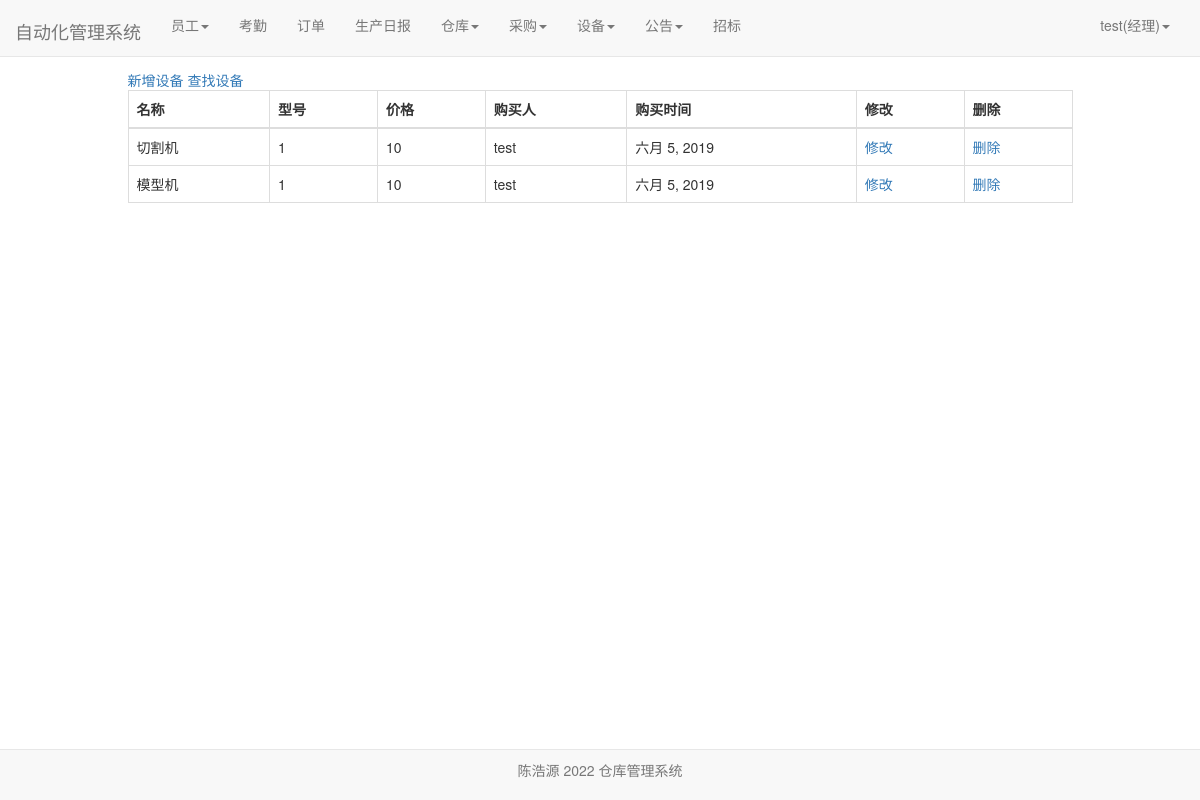
Page /facility/facility_document/ (signed in) on the committed database.
### user/models.py (models this page shows)
class Profile(models.Model):
    user = models.OneToOneField(User, on_delete=models.CASCADE)
    staff_gender = models.CharField(max_length=10, choices=(('male', '男'), ('female', '女')), default='male',
                                    verbose_name='性别')
    staff_age = models.PositiveIntegerField(verbose_name="年龄")
    staff_home = models.CharField(max_length=100, verbose_name="籍贯")
    staff_nationality = models.CharField(max_length=20, verbose_name="民族")  # 民族
    staff_tel = models.BigIntegerField(verbose_name="电话")
    start_time = models.DateField(auto_now_add=True, verbose_name="入职时间")  # 入职时间
    id_card = models.CharField(max_length=20,verbose_name="身份证")  # 身份证号
    staff_type = models.CharField(max_length=100,verbose_name="职位", null=True)  # 职位
    salary_pre_hour = models.IntegerField(verbose_name="时薪")  # 时薪
    class Meta:
        ordering = ['-start_time']

### facility/models.py (models this page shows, shortened)
class Facility(models.Model):#设备
    version = models.CharField(max_length=100, verbose_name="型号")
    facility_name = models.CharField(max_length=100, verbose_name="名称")
    price = models.BigIntegerField(verbose_name="价格")
    buyer = models.ForeignKey(User, on_delete=models.DO_NOTHING, verbose_name="购买人")
    buy_time = models.DateField(auto_now_add=True, verbose_name="购买时间")

### facility/views.py (the view)
# urls.py: path('facility_document/', views.facility_document, name='facility_document'),
def facility_document(request):
    facilities = Facility.objects.all()
    context= {}
    context['facilities'] = facilities
    return render(request, 'facility_document.html', context)

### user/models.py (called while the page is built)
def get_staff_type(self):
    if Profile.objects.filter(user=self).exists():
        profile = Profile.objects.get(user=self)
        return profile.staff_type
    else:
        return ''

### facility/templates/facility_document.html (shortened to what this page needs)
{% extends 'base.html' %}
{% if user.is_authenticated %}
                        {% block nav_facility_active %}active{% endblock %}
{% endif %}
{% block content %}
    <div class="containter">
        <div class="row">
            <div class="col-xs-10 col-xs-offset-1">
                <a href="{% url 'facility_append' %}">新增设备</a>
                {% if user.is_authenticated %}
                <table class="table table-bordered table-hover">
                    <a href="{% url  'facility_select' %}">查找设备</a>
                  <thead>
                    <tr>
                      <th scope="col">名称</th>
                      <th scope="col">型号</th>
                      <th scope="col">价格</th>
                      <th scope="col">购买人</th>
                      <th scope="col">购买时间</th>
                         <th scope="col">修改</th>
                      <th scope="col">删除</th>
                    </tr>
                  </thead>
                  <tbody>
                  {%for facility in facilities%}
                    <tr>
                      <td>{{facility.facility_name}}</td>
                      <td>{{facility.version}}</td>
                      <td>{{facility.price}}</td>
                      <td>{{facility.buyer}}</td>
                      <td>{{facility.buy_time}}</td>
                         <td><a href="{% url 'facility_modify' facility.pk%}">修改</a></li></td>
                      <td><a href="{% url 'facility_delete' facility.pk%}">删除</a></li></td>
                    </tr>
                  {% endfor %}
                  </tbody>
                </table>
                {% else %}
                    <span>未登录，跳转到首页...</span>
                    <script type="text/javascript">
                        window.location.href = '/';
                    </script>
                {% endif %}
            </div>
        </div>
    </div>
{% endblock %}

### templates/base.html (shortened to what this page needs)
{% load staticfiles %}
<!doctype html>
<html lang="en">
<head>
    <link rel="stylesheet" href="{% static 'base.css' %}">
     <link rel="stylesheet" href="{% static 'home.css' %}">
    <link rel="stylesheet" href="{% static 'bootstrap-3.37/css/bootstrap.min.css' %}">
</head>
<body>
     <div class="navbar navbar-default navbar-fixed-top" role="navigation">
        <div class="container-fluid">
            <div class="navbar-header">
            </div>
        </div>
     </div>
    <nav class="navbar navbar-default navbar-fixed-top">
      <div class="container-fluid">
        <div class="navbar-header">
          <a class="navbar-brand" href="{% url 'home' %}">自动化管理系统</a>
        </div>
          {% if  user.is_authenticated %}
        <div class="collapse navbar-collapse" id="bs-example-navbar-collapse-1">
          <ul class="nav navbar-nav">
              {% if user.get_staff_type == '经理' %}
              <li class="{% block nav_staff_active %}{% endblock %}">
                    <li class="dropdown">
                      <a href="#" class="dropdown-toggle" data-toggle="dropdown" role="button" aria-haspopup="true" aria-expanded="false">员工<span class="caret"></span></a>
                    </li>
                  </li>
                 <li class="{% block nav_attendence_active %}{% endblock %}"><a href="{% url 'attendence_lists'%}">考勤</a></li>
                  <li class="{% block nav_order_active %}{% endblock %}"><a href="{% url 'order_list' %}">订单</a></li>
                  <li class="{% block nav_producediary_active %}{% endblock %}"><a href="{% url 'product_diary' %}">生产日报</a></li>
                   <li class="{% block nav_warehousediary_active %}{% endblock %}">
                    <li class="dropdown">
                      <a href="#" class="dropdown-toggle" data-toggle="dropdown" role="button" aria-haspopup="true" aria-expanded="false">仓库<span class="caret"></span></a>
                    </li>
                  </li>
                  <li class="{% block nav_purchase_active %}{% endblock %}">
                    <li class="dropdown">
                      <a href="#" class="dropdown-toggle" data-toggle="dropdown" role="button" aria-haspopup="true" aria-expanded="false">采购<span class="caret"></span></a>
                    </li>
                  </li>
                  <li class="{% block nav_facility_active %}{% endblock %}">
                    <li class="dropdown">
                      <a href="#" class="dropdown-toggle" data-toggle="dropdown" role="button" aria-haspopup="true" aria-expanded="false">设备<span class="caret"></span></a>
                    </li>
                  </li>
              <li class="{% block nav_notice_active %}{% endblock %}">
                    <li class="dropdown">
                      <a href="#" class="dropdown-toggle" data-toggle="dropdown" role="button" aria-haspopup="true" aria-expanded="false">公告<span class="caret"></span></a>
                    </li>
                  </li>
                  <li class="{% block nav_salary_active %}{% endblock %}"><a href="{% url 'bidding'%}">招标</a></li>
              {%endif%}
          </ul>
        <ul class="nav navbar-nav navbar-right">
            <li class="dropdown">
              <a href="#" class="dropdown-toggle" data-toggle="dropdown" role="button" aria-haspopup="true" aria-expanded="false">
                  {{user.username}}({{user.get_staff_type}})<span class="caret"></span></a>
            </li>
        </ul>
    </div>
          {% else %}
           <ul class="nav navbar-nav navbar-right">
                <li><a href="{% url 'login' %}?from={{ request.get_full_path }}">登录</a></li>
           </ul>
          {% endif %}
      </div>
    </nav>
     <div id="footer" class="container">
    <nav class="navbar navbar-default navbar-fixed-bottom">
        <div class="navbar-inner navbar-content-center">
            <p class="text-muted credit text-center" style="padding: 10px;">
                陈浩源 2022 仓库管理系统
            </p>
        </div>
    </nav>
    {% block content%} {% endblock %}
</body>
</html>

### static/home.css (style rules this page uses)
* { margin: 0; padding: 0; }
body { margin-top: 70px!important; }
ul { list-style-type: none!important; }
ul.navbar-right { margin-right: 0; }
div.navbar-header { font-size: 200%; padding-top: 0.2em; }

### rows in the picture
Facility: facility_name "切割机", version "1", price "10", buyer "test", buy_time "六月 5, 2019"
Facility: facility_name "模型机", version "1", price "10", buyer "test", buy_time "六月 5, 2019"

### other values in the picture
{{ user.username }} "test"
{{ user.get_staff_type }} "经理"
